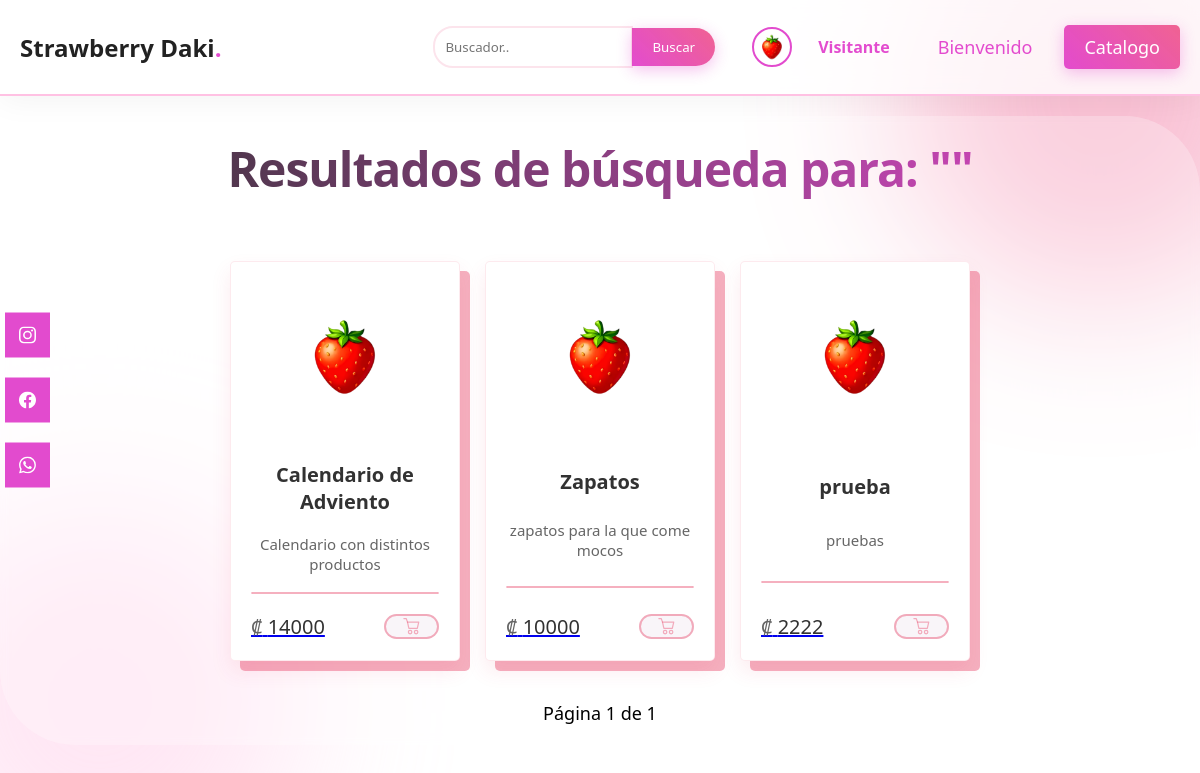
The page /buscar/ on the database its author committed.
### tienda/models.py (models this page shows, shortened)
class Producto(models.Model):
    nombre = models.CharField(max_length=100)
    precio = models.DecimalField(max_digits=10, decimal_places=0)
    descripcion = models.TextField()
    is_oferta = models.BooleanField(default=False)

### buscador/views.py (the view)
# urls.py: path('', views.buscar, name='buscar'),
def buscar(request):
    query = request.GET.get('q', '')
    productos = Producto.objects.filter(
        Q(nombre__icontains=query) | Q(descripcion__icontains=query)
    ).order_by('id')
    paginator = Paginator(productos, 10)
    page_number = request.GET.get('page')
    productos_page = paginator.get_page(page_number)
    contexto = {
        'query': query,
        'catalogo': productos_page,
    }
    return render(request, 'home/search.html', contexto)

### tienda/context_processors.py (called while the page is built)
def cart_count(request):
    if request.user.is_authenticated:
        cart, created = Cart.objects.get_or_create(user=request.user)
        return {'cart_count': cart.items.count()}
    return {'cart_count': 0}

### buscador/templates/home/search.html (shortened to what this page needs)
{% extends 'base.html' %}
{% load static %}
{% block catalogo %}
    <h1>Resultados de búsqueda para: "{{ query }}"</h1>
    <div style="display: flex; flex-wrap: wrap; justify-content: center; gap: 25px; padding: 20px; margin-top: 20px;">
        {% if catalogo %}
            {% for producto in catalogo %}
            <div class="card">
                <div class="card-img">
                    {% if producto.imagen %}
                        <img src="{{ producto.imagen.url }}" alt="{{ producto.nombre }}" style="width: 100%; height: 100%; object-fit: cover; display: block;">
                    {% else %}
                        <img src="{% static 'img/fresa.png' %}" alt="Sin imagen" style="width: 100%; height: 100%; object-fit: contain; padding: 20px; display: block;">
                    {% endif %}
                </div>
                <div class="card-title">{{ producto.nombre }}</div>
                <div class="card-subtitle">{{ producto.descripcion }}</div>
                <hr class="card-divider">
                <div class="card-footer">
                    <a href="{% url 'detalle_producto' producto.id %}" class="card-link">
                    <div class="card-price"><span>₡</span> {{ producto.precio }}</div>
                    <button class="card-btn">
                        </a>
                </div>
            </div>
            {% endfor %}
        {% else %}
            <div style="width: 100%; text-align: center; padding: 50px;">
                <p>No se encontraron resultados para "{{ query }}"</p>
                <a href="/">Volver al inicio</a>
            </div>
        {% endif %} </div>
    <div style="text-align: center; margin-top: 20px; width: 100%;">
        <span>Página {{ catalogo.number }} de {{ catalogo.paginator.num_pages }}</span>
    </div>
{% endblock %}

### templates/base.html (shortened to what this page needs)
<!DOCTYPE html>
<html lang="es">
<head>
<link href="/static/css/style.css" rel="stylesheet">
<link href="/static/css/snow.css" rel="stylesheet">
{% load static %}
</head>
    <body style="text-align: center;">
<nav class="navbar">
    <div class="logo">Strawberry Daki<span>.</span></div>
    <ul class="nav-links">
        <form class="search-container" role="search" action="{% url 'buscar' %}" method="get">
            <input type="search" name="q" placeholder="Buscador.." value="{{request.GET.q|default:'' }}" class="search-input">
            <button type="submit" class="search-btn">Buscar</button>
        </form>
        {% static 'img/fresa.png' as default_pic %}
        <li class="user-menu">
            {% if user.is_authenticated and user.profile.foto_perfil %}
            <img src="{{ user.profile.foto_perfil.url }}" alt="Foto de perfil" class="profile-pic">
            {% else %}
            <img src="{{ default_pic }}" alt="Foto de perfil" class="profile-pic">
            {% endif %}
            <div class="dropdown">
                <button class="dropbtn">{% if user.is_authenticated %}{{ user.username }}{% else %}Visitante{% endif %}</button>
            </div>
        </li>
        <li><a href="/">Bienvenido</a></li>
        <li><a href="/catalogo/" class="btn-cta">Catalogo</a></li>
    </ul>
</nav>
    <div class="container">
        {% block catalogo %}
        {% endblock %}
    </div>
        <div class="cardsocial">
            <a href="https://www.instagram.com/strawberry_daki/" class="socialContainer containerOne" target="_blank" rel="noopener noreferrer">
            </a>
            <a href="https://www.facebook.com/share/1AL7JDUnn6/" class="socialContainer containerTwo" target="_blank" rel="noopener noreferrer">
            </a>
            <a href="https://wa.me/50671276909" class="socialContainer containerFour" target="_blank" rel="noopener noreferrer">
            </a>
        </div>
    </body>
</html>

### rows shown on the page
Producto: nombre "Calendario de Adviento", descripcion "Calendario con distintos productos", precio "14000"
Producto: nombre "Zapatos", descripcion "zapatos para la que come mocos", precio "10000"
Producto: nombre "prueba", descripcion "pruebas", precio "2222"

### other values the page prints
{{ catalogo.number }} "1"
{{ catalogo.paginator.num_pages }} "1"
